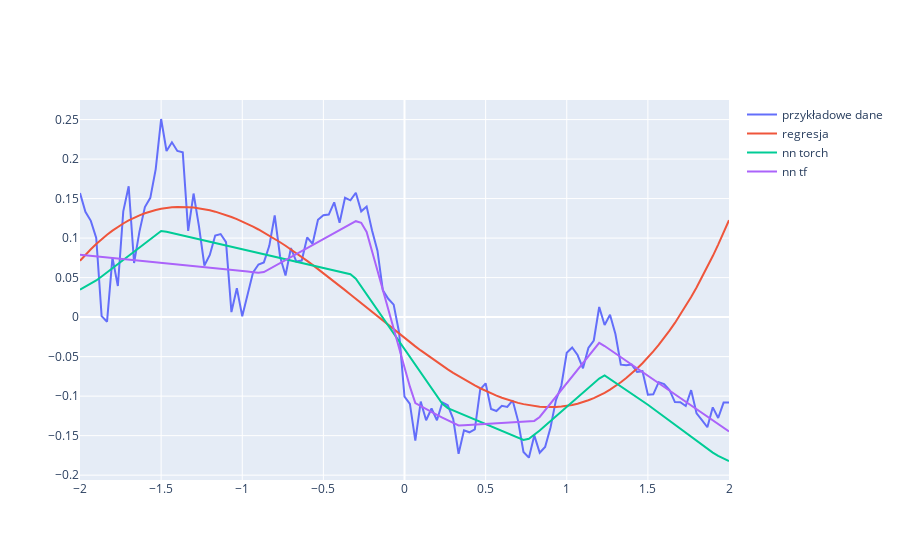

Notebook source saved alongside this figure:
### Code cell
value_torch = model_torch(arg_tr)

fig = go.Figure()
fig.add_trace(go.Scatter(x=arg, y=arr, name="przykładowe dane"))
fig.add_trace(go.Scatter(x=arg, y=res_reg, name="regresja"))
fig.add_trace(go.Scatter(x=arg, y=value_torch.detach().numpy().squeeze(), name="nn torch"))
fig.add_trace(go.Scatter(x=arg, y=res_nn_tf, name="nn tf"))
fig.show()
